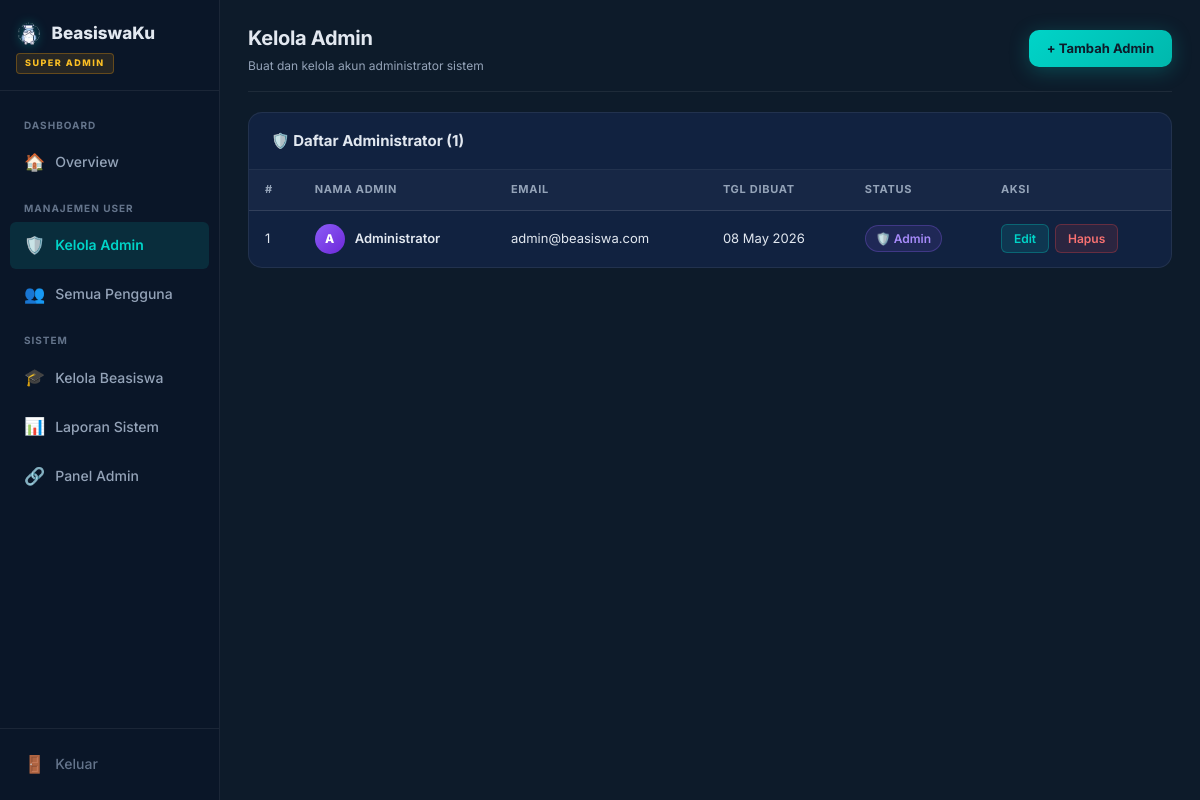
The app's page /superadmin/kelola_admin.php (signed in) with its own data.
### tables this page shows
CREATE TABLE IF NOT EXISTS users (
    id INT AUTO_INCREMENT PRIMARY KEY,
    nama VARCHAR(100) NOT NULL,
    email VARCHAR(100) NOT NULL UNIQUE,
    password VARCHAR(255) NOT NULL,
    role ENUM('super_admin', 'admin', 'mahasiswa') DEFAULT 'mahasiswa',
    created_at TIMESTAMP DEFAULT CURRENT_TIMESTAMP
);

### config/db.php (called while the page is built, shortened)
<?php
$conn = mysqli_connect(DB_HOST, DB_USER, DB_PASS, DB_NAME);
mysqli_set_charset($conn, 'utf8');
function query($sql) {
    global $conn;
    $result = mysqli_query($conn, $sql);
    return $result;
}
function fetchAll($sql) {
    $result = query($sql);
    $rows = [];
    if ($result) {
        while ($row = mysqli_fetch_assoc($result)) {
            $rows[] = $row;
        }
    }
    return $rows;
}
?>

### superadmin/kelola_admin.php (the view, shortened to what this page needs)
<?php
require_once __DIR__ . '/../config/db.php';
$adminList = fetchAll("
    SELECT u.*,
           COUNT(DISTINCT p.id) as total_pendaftaran_diproses
    FROM users u
    LEFT JOIN pendaftaran p ON 1=1
    WHERE u.role = 'admin'
    GROUP BY u.id
    ORDER BY u.created_at DESC
");
?>
<!DOCTYPE html>
<html lang="id">
<head>
    <link rel="stylesheet" href="../assets/css/style.css">
    <link rel="stylesheet" href="../assets/css/dashboard.css">
    <link rel="stylesheet" href="../assets/css/admin.css">
    <link rel="stylesheet" href="../assets/css/form.css">
    <link rel="stylesheet" href="../assets/css/superadmin.css">
</head>
<body class="dashboard-page superadmin-page">
    <aside class="sidebar superadmin-sidebar" id="sidebar">
        <div class="sidebar-brand">
            <a href="../index.php"><img src="../assets/img/logo.png" alt="Logo" class="brand-logo-img"><span>BeasiswaKu</span></a>
            <span class="sa-badge">SUPER ADMIN</span>
        </div>
        <nav class="sidebar-nav">
            <div class="nav-group-label">Dashboard</div>
            <a href="dashboard.php" class="nav-item"><span class="ni-icon">🏠</span><span>Overview</span></a>
            <div class="nav-group-label">Manajemen User</div>
            <a href="kelola_admin.php" class="nav-item active"><span class="ni-icon">🛡️</span><span>Kelola Admin</span></a>
            <a href="kelola_users.php" class="nav-item"><span class="ni-icon">👥</span><span>Semua Pengguna</span></a>
            <div class="nav-group-label">Sistem</div>
            <a href="kelola_beasiswa.php" class="nav-item"><span class="ni-icon">🎓</span><span>Kelola Beasiswa</span></a>
            <a href="laporan.php" class="nav-item"><span class="ni-icon">📊</span><span>Laporan Sistem</span></a>
            <a href="../admin/dashboard.php" class="nav-item"><span class="ni-icon">🔗</span><span>Panel Admin</span></a>
        </nav>
        <div class="sidebar-footer">
            <a href="../auth/logout.php" class="nav-item nav-logout"><span class="ni-icon">🚪</span><span>Keluar</span></a>
        </div>
    </aside>
    <main class="main-content">
        <header class="dash-header sa-header">
            <div class="dash-header-info">
                <h2>Kelola Admin</h2>
                <p>Buat dan kelola akun administrator sistem</p>
            </div>
            <a href="kelola_admin.php?action=tambah" class="header-action-btn">+ Tambah Admin</a>
        </header>
        <div class="dash-section">
            <div class="ds-header">
                <h3>🛡️ Daftar Administrator (<?= count($adminList) ?>)</h3>
            </div>
            <?php if (empty($adminList)): ?>
            <div class="empty-dash"><div class="ed-icon">🛡️</div><p>Belum ada admin terdaftar.</p></div>
            <?php else: ?>
            <div class="table-wrapper">
                <table class="dash-table">
                    <thead>
                        <tr>
                            <th>#</th>
                            <th>Nama Admin</th>
                            <th>Email</th>
                            <th>Tgl Dibuat</th>
                            <th>Status</th>
                            <th>Aksi</th>
                        </tr>
                    </thead>
                    <tbody>
                        <?php foreach ($adminList as $i => $a): ?>
                        <tr>
                            <td><?= $i + 1 ?></td>
                            <td>
                                <div style="display:flex;align-items:center;gap:10px">
                                    <div class="mini-avatar admin-av"><?= strtoupper(substr($a['nama'], 0, 1)) ?></div>
                                    <div>
                                        <strong><?= htmlspecialchars($a['nama']) ?></strong>
                                    </div>
                                </div>
                            </td>
                            <td><?= htmlspecialchars($a['email']) ?></td>
                            <td><?= date('d M Y', strtotime($a['created_at'])) ?></td>
                            <td><span class="sa-role-badge admin">🛡️ Admin</span></td>
                            <td class="td-actions">
                                <a href="kelola_admin.php?edit=<?= $a['id'] ?>" class="btn-edit">Edit</a>
                                <a href="kelola_admin.php?delete=<?= $a['id'] ?>"
                                   class="btn-delete"
                                   onclick="return confirm('Hapus admin <?= htmlspecialchars($a['nama']) ?>? Tindakan ini tidak dapat dibatalkan.')">Hapus</a>
                            </td>
                        </tr>
                        <?php endforeach; ?>
                    </tbody>
                </table>
            </div>
            <?php endif; ?>
        </div>
    </main>
</body>
</html>

### assets/css/style.css (style rules this page uses)
*, *::before, *::after { box-sizing: border-box; margin: 0; padding: 0; }
:root { --primary: #00d4c8; --primary-dark: #00b8ad; --primary-light: #33ddd2; --primary-glow: rgba(0, 212, 200, 0.25); --primary-dim: rgba(0, 212, 200, 0.12); --primary-border: rgba(0, 212, 200, 0.3); --success: #10b981; --success-dim: rgba(16,185,129,0.12); --success-border: rgba(16,185,129,0.3); --danger: #ef4444; --danger-dim: rgba(239,68,68,0.12); --danger-border: rgba(239,68,68,0.3); --warning: #f59e0b; --warning-dim: rgba(245,158,11,0.12); --warning-border: rgba(245,158,11,0.3); --bg: #0d1b2a; --bg-sidebar: #0a1628; --bg-card: #112240; --bg-card2: #0e1f3d; --bg-elevated: #162d4a; --bg-input: rgba(255,255,255,0.06); --border: rgba(255,255,255,0.07); --border-light: rgba(255,255,255,0.12); --text: #e2e8f0; --text-muted: #94a3b8; --text-dim: #64748b; --grad-primary: linear-gradient(135deg, #00d4c8, #00b8ad); --grad-teal: linear-gradient(135deg, #00d4c8 0%, #0ea5e9 100%); --grad-sidebar: linear-gradient(180deg, #0a1628 0%, #0d1b2a 100%); --shadow-sm: 0 2px 8px rgba(0,0,0,0.4); --shadow-md: 0 4px 20px rgba(0,0,0,0.5); --shadow-lg: 0 8px 40px rgba(0,0,0,0.6); --shadow-teal: 0 4px 20px rgba(0,212,200,0.25); --radius-sm: 6px; --radius: 10px; --radius-lg: 14px; --radius-xl: 20px; --transition: all 0.25s cubic-bezier(0.4, 0, 0.2, 1); --transition-fast: all 0.15s ease; --sidebar-width: 220px; }
html { scroll-behavior: smooth; }
body { font-family: 'Inter', -apple-system, BlinkMacSystemFont, sans-serif; background: var(--bg); color: var(--text); line-height: 1.6; font-size: 14px; -webkit-font-smoothing: antialiased; }
.brand-logo-img { height: 28px; width: auto; object-fit: contain; filter: drop-shadow(0 0 8px rgba(0, 212, 200, 0.4)); vertical-align: middle; }

### assets/css/superadmin.css (style rules this page uses)
:root { --sa-gold: #f59e0b; --sa-gold-light: #fbbf24; --sa-gold-dim: rgba(245, 158, 11, 0.12); --sa-gold-border: rgba(245, 158, 11, 0.3); }
.superadmin-page .sidebar { background: var(--bg-sidebar); }
.sa-badge { display: inline-block; padding: 2px 8px; background: var(--sa-gold-dim); color: var(--sa-gold-light); font-size: 9px; font-weight: 800; letter-spacing: 1.5px; border-radius: 4px; margin-top: 6px; border: 1px solid var(--sa-gold-border); }
.nav-group-label { padding: 12px 14px 4px; font-size: 10px; font-weight: 700; letter-spacing: 1px; color: var(--text-dim); text-transform: uppercase; }
.sa-role-badge { display: inline-flex; align-items: center; gap: 4px; padding: 3px 10px; border-radius: 20px; font-size: 12px; font-weight: 600; white-space: nowrap; }
.sa-role-badge.admin { background: rgba(139, 92, 246, 0.12); border: 1px solid rgba(139, 92, 246, 0.3); color: #a78bfa; }
.mini-avatar { width: 30px; height: 30px; background: var(--grad-primary); border-radius: 50%; display: flex; align-items: center; justify-content: center; font-weight: 800; font-size: 12px; flex-shrink: 0; color: #0d1b2a; }
.mini-avatar.admin-av { background: linear-gradient(135deg, #8b5cf6, #6d28d9); color: #fff; }

### records on screen
users: nama "A", nama "Administrator", email "admin@beasiswa.com", created_at "08 May 2026"

### other values on screen
count($adminList) "1"
